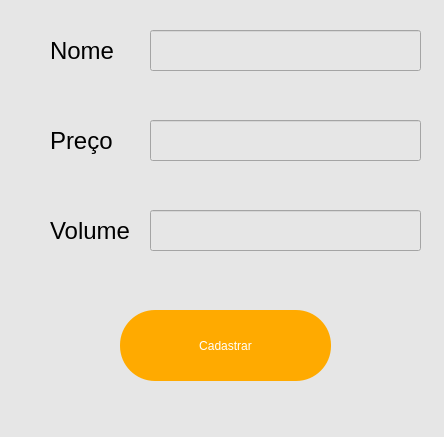
<?xml version="1.0" encoding="UTF-8"?>
<ui version="4.0">
 <class>Main</class>
 <widget class="QMainWindow" name="Main">
  <property name="geometry">
   <rect>
    <x>0</x>
    <y>0</y>
    <width>444</width>
    <height>437</height>
   </rect>
  </property>
  <property name="minimumSize">
   <size>
    <width>444</width>
    <height>0</height>
   </size>
  </property>
  <property name="maximumSize">
   <size>
    <width>444</width>
    <height>600</height>
   </size>
  </property>
  <property name="font">
   <font>
    <family>Segoe UI</family>
   </font>
  </property>
  <property name="windowTitle">
   <string>Cadastro</string>
  </property>
  <property name="styleSheet">
   <string notr="true">background-color: rgb(230, 230, 230);</string>
  </property>
  <widget class="QWidget" name="centralwidget">
   <widget class="QPushButton" name="cadastrobtn">
    <property name="geometry">
     <rect>
      <x>120</x>
      <y>310</y>
      <width>211</width>
      <height>71</height>
     </rect>
    </property>
    <property name="cursor">
     <cursorShape>PointingHandCursor</cursorShape>
    </property>
    <property name="styleSheet">
     <string notr="true">font: 600 16pt &quot;Segoe UI&quot;;
background-color: rgb(255, 170, 0);
border: none;
border-radius: 35px;
color: rgb(255, 255, 255);</string>
    </property>
    <property name="text">
     <string>Cadastrar</string>
    </property>
   </widget>
   <widget class="QLineEdit" name="tnome">
    <property name="geometry">
     <rect>
      <x>150</x>
      <y>30</y>
      <width>271</width>
      <height>41</height>
     </rect>
    </property>
    <property name="font">
     <font>
      <family>Neo Sans</family>
      <pointsize>12</pointsize>
     </font>
    </property>
    <property name="styleSheet">
     <string notr="true">padding: 7px;</string>
    </property>
   </widget>
   <widget class="QLineEdit" name="tpreco">
    <property name="geometry">
     <rect>
      <x>150</x>
      <y>120</y>
      <width>271</width>
      <height>41</height>
     </rect>
    </property>
    <property name="font">
     <font>
      <family>Neo Sans</family>
      <pointsize>12</pointsize>
     </font>
    </property>
    <property name="styleSheet">
     <string notr="true">padding: 7px;</string>
    </property>
   </widget>
   <widget class="QLineEdit" name="tvolume">
    <property name="geometry">
     <rect>
      <x>150</x>
      <y>210</y>
      <width>271</width>
      <height>41</height>
     </rect>
    </property>
    <property name="font">
     <font>
      <family>Neo Sans</family>
      <pointsize>12</pointsize>
     </font>
    </property>
    <property name="styleSheet">
     <string notr="true">padding: 7px;</string>
    </property>
   </widget>
   <widget class="QLabel" name="label_2">
    <property name="geometry">
     <rect>
      <x>50</x>
      <y>30</y>
      <width>91</width>
      <height>41</height>
     </rect>
    </property>
    <property name="font">
     <font>
      <family>Segoe UI</family>
      <pointsize>18</pointsize>
     </font>
    </property>
    <property name="text">
     <string>Nome</string>
    </property>
   </widget>
   <widget class="QLabel" name="label_3">
    <property name="geometry">
     <rect>
      <x>50</x>
      <y>120</y>
      <width>91</width>
      <height>41</height>
     </rect>
    </property>
    <property name="font">
     <font>
      <family>Segoe UI</family>
      <pointsize>18</pointsize>
     </font>
    </property>
    <property name="text">
     <string>Preço</string>
    </property>
   </widget>
   <widget class="QLabel" name="label_4">
    <property name="geometry">
     <rect>
      <x>50</x>
      <y>210</y>
      <width>91</width>
      <height>41</height>
     </rect>
    </property>
    <property name="font">
     <font>
      <family>Segoe UI</family>
      <pointsize>18</pointsize>
     </font>
    </property>
    <property name="text">
     <string>Volume</string>
    </property>
   </widget>
  </widget>
 </widget>
 <resources/>
 <connections/>
</ui>
